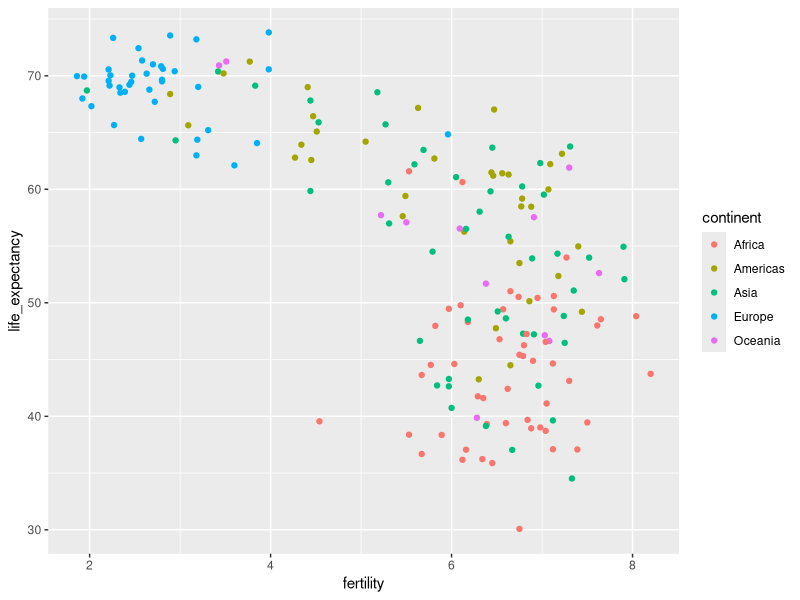
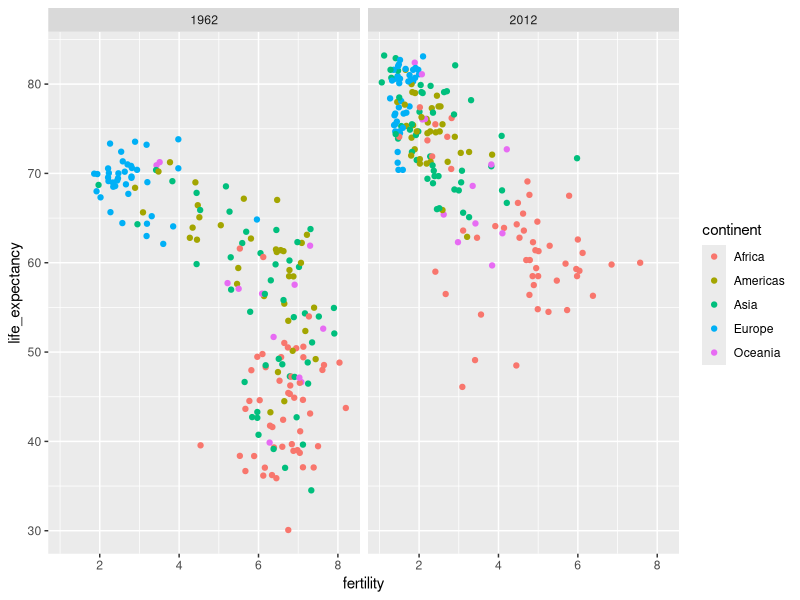
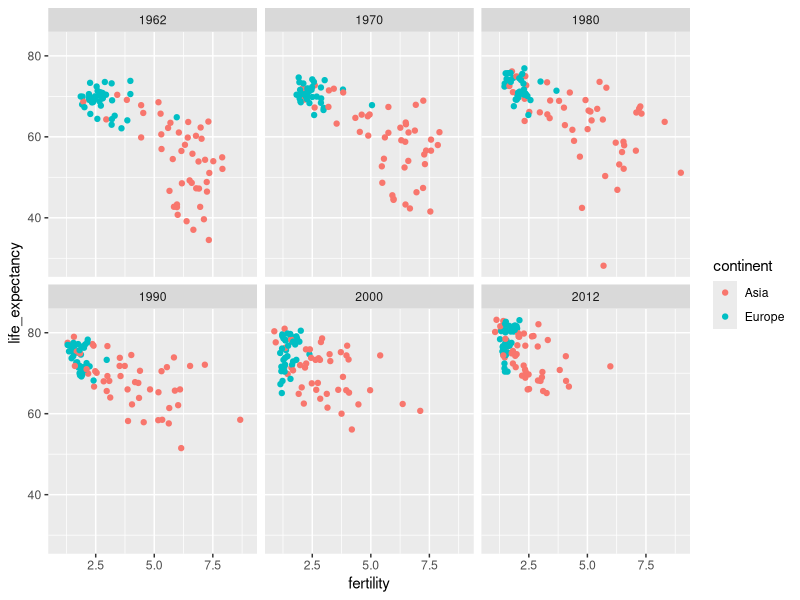
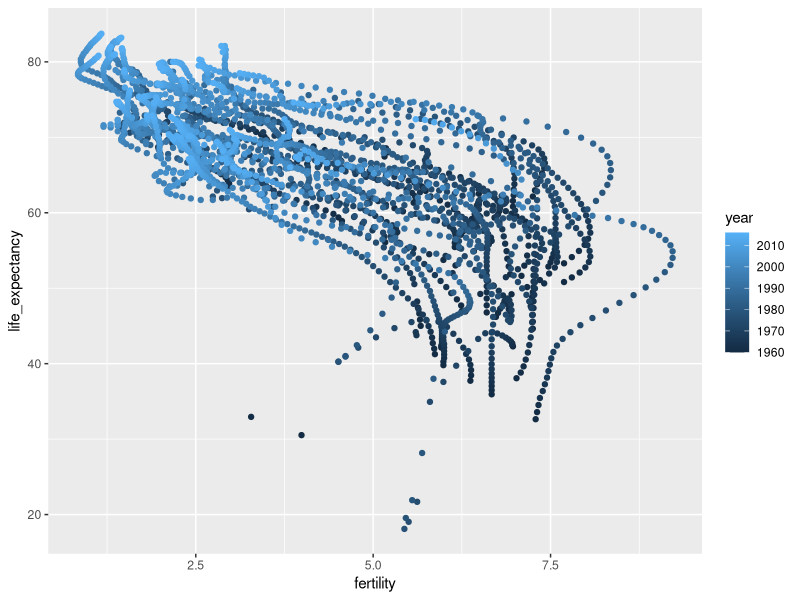
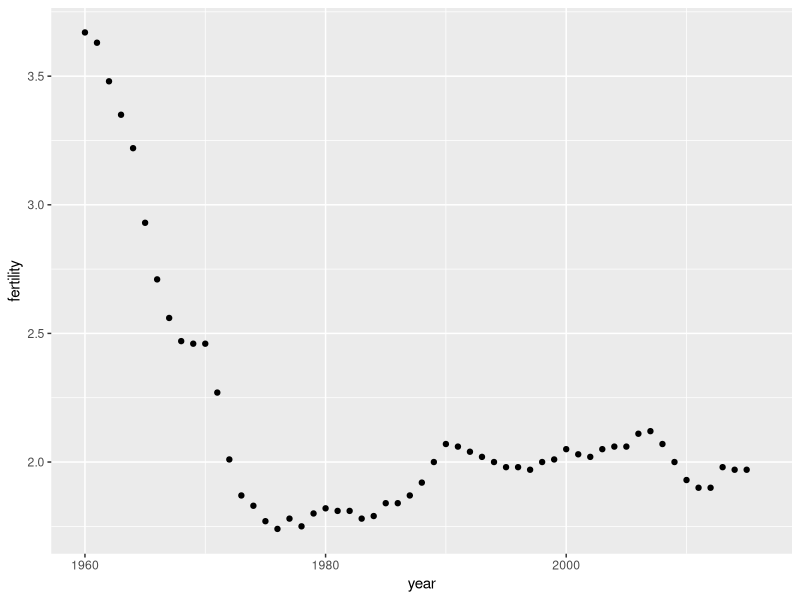
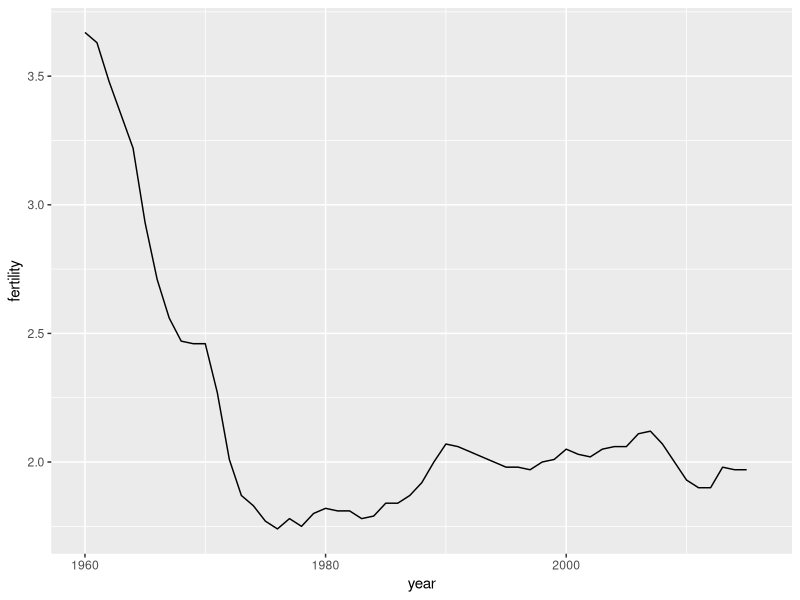
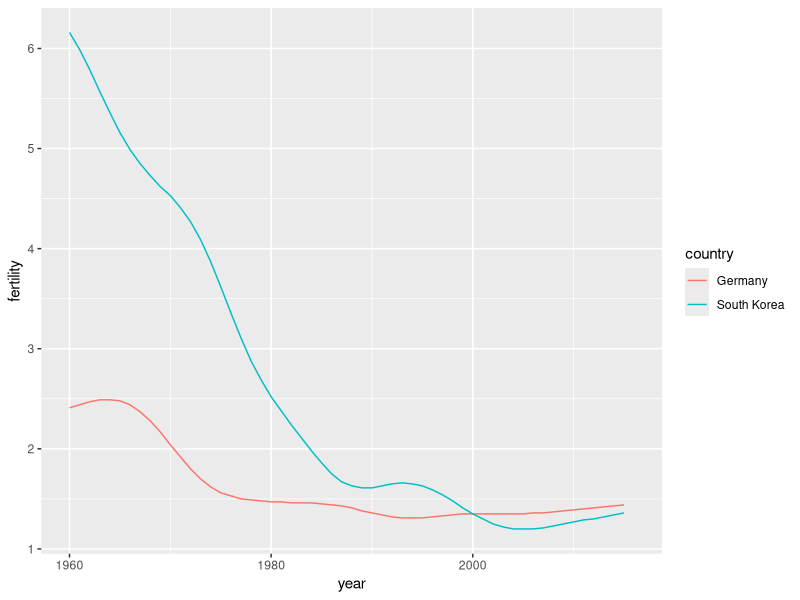
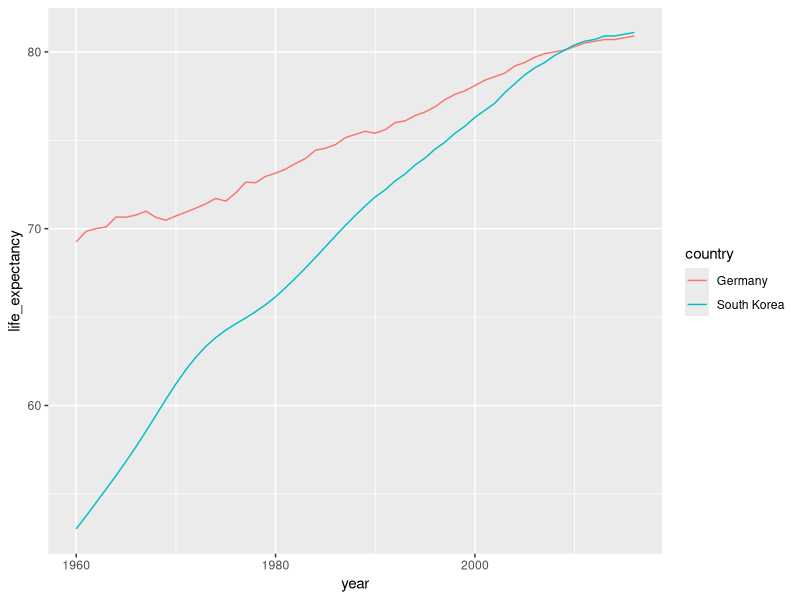

Reproduce these figures in R, in order.
## ---- chunk 1
## Load packages
library(tidyverse)
library(dslabs)

## Load data
data(gapminder)

## Show data
gapminder %>% as_tibble()

## Compare data
gapminder %>% 
  filter(year == 2015 & country %in% c("Sri Lanka", "Turkey")) %>% 
  select(country, infant_mortality)

## ---- chunk 2
## Task 1
filter(gapminder, year == 1962) %>% 
  ggplot(aes(fertility, life_expectancy, color = continent))+
  geom_point()

## ---- chunk 3
## Task 2
filter(gapminder, year %in% c(1962, 2012)) %>% 
  ggplot(aes(fertility, life_expectancy, color = continent))+
  geom_point() +
  facet_grid(cols = vars(year))

## ---- chunk 4
## Task 3
filter(gapminder, year %in% c(1962, 1970, 1980,1990, 2000, 2012) & continent %in% c("Europe", "Asia")) %>% 
  ggplot(aes(fertility, life_expectancy, color = continent))+
  geom_point() +
  facet_wrap(vars(year))

## ---- chunk 5
## Task 4
filter(gapminder, continent == "Asia") %>% 
  ggplot(aes(fertility, life_expectancy, color = year))+
  geom_point()

## ---- chunk 6
gapminder %>% 
  filter(country == "United States") %>% 
  ggplot(aes(year, fertility)) + 
  geom_point()

## ---- chunk 7
## Task 5
gapminder %>% 
  filter(country == "United States") %>% 
  ggplot(aes(year, fertility)) + 
  geom_line()

## ---- chunk 8
## Task 6
gapminder %>% 
  filter(country %in% c("South Korea", "Germany")) %>% 
  ggplot(aes(year, fertility, color = country)) + 
  geom_line()

## ---- chunk 9
## Task 7
gapminder %>% 
  filter(country %in% c("South Korea", "Germany")) %>% 
  ggplot(aes(year, life_expectancy, color = country)) + 
  geom_line()

## ---- chunk 10
gapminder <- gapminder %>% 
  mutate(dollars_per_day = gdp/population/365)

past_year <- 1970
gapminder %>% 
  filter(year == past_year & !is.na(gdp)) %>% 
  ggplot(aes(dollars_per_day)) + 
  geom_histogram(binwidth = 1, color = "black")

## ---- chunk 11
## Task 8
gapminder %>% 
  filter(year == past_year & !is.na(gdp)) %>% 
  ggplot(aes(log2(dollars_per_day))) + 
  geom_histogram(binwidth = 1, color = "black")

## ---- chunk 12
## Task 9
gapminder %>% 
  filter(year == past_year & !is.na(gdp)) %>% 
  ggplot(aes(dollars_per_day)) + 
  geom_histogram(binwidth = 1, color = "black") +
  scale_x_continuous(trans = "log2")

## ---- chunk 13
gapminder <- gapminder %>% 
  mutate(group = case_when(
    region %in% c("Western Europe", "Northern Europe","Southern Europe","Northern America", "Australia and New Zealand") ~ "West", TRUE ~ "Rest")) %>% 
  as_tibble()

## ---- chunk 14
## Task 10
gapminder %>% 
  filter(year == past_year & !is.na(gdp)) %>% 
  ggplot(aes(dollars_per_day)) + 
  geom_histogram(binwidth = 1, color = "black") +
  facet_grid(cols = vars(group)) +
  scale_x_continuous(trans = "log2")

  #or

gapminder %>% 
  filter(year == past_year & !is.na(gdp)) %>% 
  ggplot(aes(dollars_per_day)) + 
  geom_histogram(binwidth = 1, color = "black") +
  facet_grid(~(group)) +
  scale_x_continuous(trans = "log2")

## ---- chunk 15
## Task 11
gapminder %>% 
  filter(year == past_year & !is.na(gdp)) %>% 
  ggplot(aes(group, dollars_per_day)) + 
  geom_boxplot() +
  geom_point() +
  scale_y_continuous(trans = "log2")

## ---- chunk 16
past_year <- 1970
present_year <- 2010
years <- c(past_year, present_year)
country_list_1 <- gapminder %>% 
  filter(year == past_year & !is.na(dollars_per_day)) %>% 
  pull(country)

country_list_2 <- gapminder %>% 
  filter(year == present_year & !is.na(dollars_per_day)) %>% 
  pull(country)
      
country_list <- intersect(country_list_1, country_list_2)

## ---- chunk 17
## Task 12
gapminder %>% 
  filter(year %in% years & country %in% country_list) %>%
  ggplot(aes(dollars_per_day)) + 
  geom_histogram(binwidth = 1, color = "black") +
  scale_x_continuous(trans = "log2") + 
  facet_grid(year ~ group)

  #Or

gapminder %>% 
  filter(year %in% years & country %in% country_list) %>%
  ggplot(aes(dollars_per_day)) + 
  geom_histogram(binwidth = 1, color = "black") +
  scale_x_continuous(trans = "log2") + 
  facet_grid(cols=vars(group), rows = vars(year))

## ---- chunk 18
## Task 13
gapminder %>% 
  filter(year %in% years & !is.na(gdp) & country %in% country_list) %>%
  mutate(year = factor(year)) %>% 
  ggplot(aes(group, dollars_per_day, fill = year)) + 
  geom_boxplot() +
  scale_y_continuous(trans = "log2")

## ---- chunk 19
gapminder %>% 
  filter(year %in% years & country %in% country_list) %>%
  ggplot(aes(dollars_per_day)) +
  geom_density(fill = "grey") + 
  scale_x_continuous(trans = "log2") + 
  facet_grid(cols = vars(year))

gapminder %>% 
  filter(year %in% years & country %in% country_list) %>%
  ggplot(aes(dollars_per_day, fill = group)) +
  scale_x_continuous(trans = "log2") +
  geom_density(alpha = 0.2) + 
  facet_grid(cols = vars(year))

p <- gapminder %>% 
  filter(year %in% years & country %in% country_list) %>%
  ggplot(aes(dollars_per_day, y = ..count.., fill = group)) +
  scale_x_continuous(trans = "log2", limit = c(0.125, 300)) +
  facet_grid(cols = vars(year))

p + geom_density(alpha = 0.2) 

## ---- chunk 20
## Task 14
p + geom_density(alpha = 0.2, bw = 0.75)

## ---- chunk 21
gapminder <- gapminder %>% 
  filter(year %in% years & country %in% country_list) %>%
  group_by(year) %>%
  mutate(weight = population/sum(population)*2) %>%
  ungroup() 

## ---- chunk 22
## Task 15
gapminder %>% 
  ggplot(aes(dollars_per_day, fill = group, weight = weight)) +
  scale_x_continuous(trans = "log2", limit = c(0.125, 300)) +
  geom_density(alpha = 0.2, bw = 0.75) +
  facet_grid(cols = vars(year))
